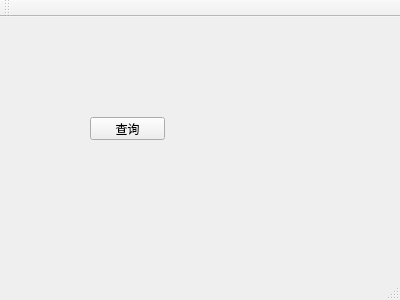
<?xml version="1.0" encoding="UTF-8"?>
<ui version="4.0">
 <class>MyMainWindow</class>
 <widget class="QMainWindow" name="MyMainWindow">
  <property name="geometry">
   <rect>
    <x>0</x>
    <y>0</y>
    <width>400</width>
    <height>300</height>
   </rect>
  </property>
  <property name="windowTitle">
   <string>MyMainWindow</string>
  </property>
  <widget class="QWidget" name="centralWidget">
   <widget class="QPushButton" name="pushButton">
    <property name="geometry">
     <rect>
      <x>90</x>
      <y>100</y>
      <width>75</width>
      <height>23</height>
     </rect>
    </property>
    <property name="text">
     <string>查询</string>
    </property>
   </widget>
  </widget>
  <widget class="QMenuBar" name="menuBar">
   <property name="geometry">
    <rect>
     <x>0</x>
     <y>0</y>
     <width>400</width>
     <height>17</height>
    </rect>
   </property>
  </widget>
  <widget class="QToolBar" name="mainToolBar">
   <attribute name="toolBarArea">
    <enum>TopToolBarArea</enum>
   </attribute>
   <attribute name="toolBarBreak">
    <bool>false</bool>
   </attribute>
  </widget>
  <widget class="QStatusBar" name="statusBar"/>
 </widget>
 <layoutdefault spacing="6" margin="11"/>
 <resources/>
 <connections/>
</ui>
